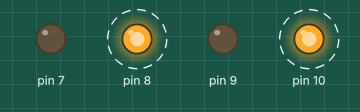
This sketch was run on a simulated Arduino Uno, built with avr-gcc and run on an emulated ATmega328P. Shown: output pins drawn as LEDs (lit = HIGH). Dashed ring = blinking.

Above: at 0.5 s.
Timing chart, 0 to 4.6 s (numbered marks = the images above):
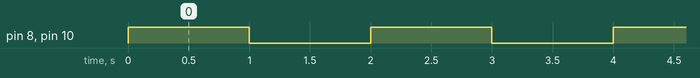

Measured:
- by itself, pin 8, pin 10: alternates HIGH for 1.0 s and LOW for 1.0 s

The sketch:

sketch_oct06a.ino
```cpp
#include <Drive.h>

Drive test;
void setup(){

}

void loop(){
  test.forward();
  delay(1000);
  test.idle();
  delay(1000);
}
```
